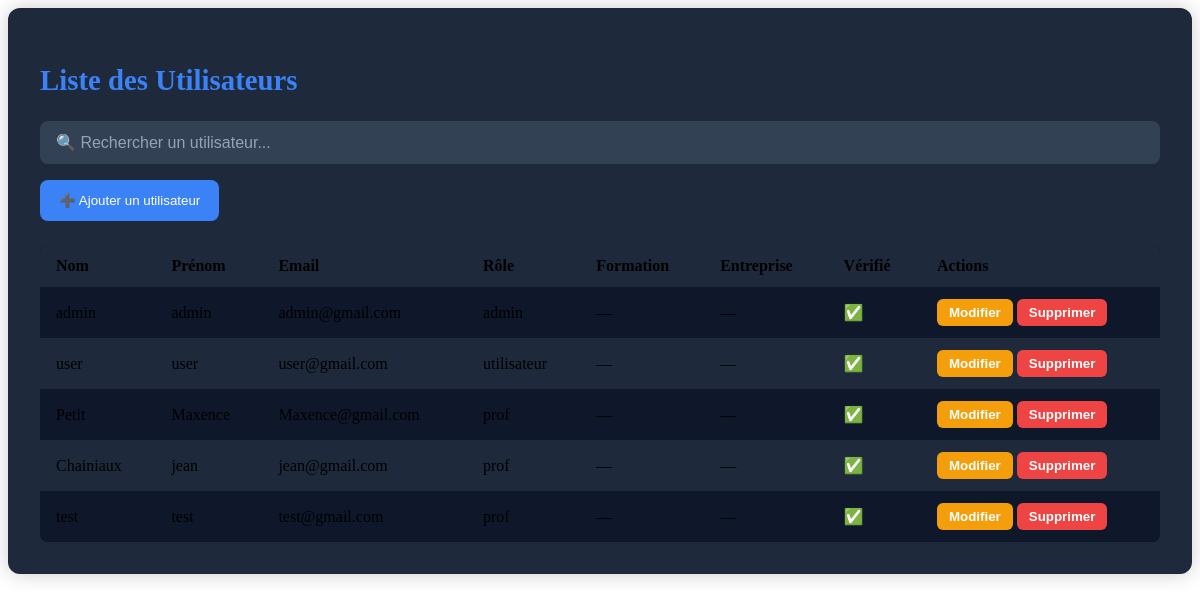
The app's page /vue/page_admin/Utilisateur.php with its own data.
### tables this page shows
CREATE TABLE IF NOT EXISTS `utilisateur` (
  `id_utilisateur` int NOT NULL AUTO_INCREMENT,
  `nom` varchar(100) NOT NULL,
  `prenom` varchar(100) NOT NULL,
  `email` varchar(150) NOT NULL,
  `mdp` varchar(255) NOT NULL,
  `role` varchar(50) DEFAULT 'utilisateur',
  `specialite` varchar(100) DEFAULT NULL,
  `poste` varchar(100) DEFAULT NULL,
  `annee_promo` year DEFAULT NULL,
  `cv` blob,
  `token` int DEFAULT NULL,
  `date_fin` varchar(11) NOT NULL,
  `motif_partenariat` text,
  `est_verifie` tinyint(1) DEFAULT '0',
  `ref_entreprise` int DEFAULT NULL,
  `ref_formation` int DEFAULT NULL,
  PRIMARY KEY (`id_utilisateur`),
  KEY `ref_entreprise` (`ref_entreprise`),
  KEY `ref_formation` (`ref_formation`)
);

### src/repository/UtilisateurRepository.php (called while the page is built, shortened)
<?php
class UtilisateurRepository
{
    private $bdd;
    public function __construct()
    {
        $this->bdd = new BDD();
    }
    public function listeUtilisateur()
    {
        $sql = 'SELECT * FROM utilisateur';
        $req = $this->bdd->getBdd()->prepare($sql);
        $req->execute();
        return $req->fetchAll(PDO::FETCH_ASSOC);
    }
}

### src/bdd/BDD.php (called while the page is built)
<?php
class BDD
{
    private $bdd;
    public function __construct()
    {
            $this->bdd = new PDO('mysql:host=localhost;dbname=projetlprs;charset=utf8', 'root', '');
    }
    public function getBDD()
    {
        return $this->bdd;
    }
}

### vue/page_admin/Utilisateur.php (the view, shortened to what this page needs)
<?php
require_once __DIR__ . '/../../src/repository/UtilisateurRepository.php';
require_once __DIR__ . '/../../src/bdd/BDD.php';
$repo = new UtilisateurRepository();
$listeUtilisateurs = $repo->listeUtilisateur();
?>
<div class="admin-container">
    <h2>Liste des Utilisateurs</h2>
    <input type="text" id="search" class="search-bar" placeholder="🔍 Rechercher un utilisateur..." onkeyup="filter()">
    <button class="btn-ajout" onclick="window.location.href='page_admin/crud/AjoutUtilisateur.php'">
        ➕ Ajouter un utilisateur
    </button>
    <table>
        <thead>
        <tr>
            <th>Nom</th>
            <th>Prénom</th>
            <th>Email</th>
            <th>Rôle</th>
            <th>Formation</th>
            <th>Entreprise</th>
            <th>Vérifié</th>
            <th>Actions</th>
        </tr>
        </thead>
        <tbody>
        <?php if (!empty($listeUtilisateurs)) : ?>
            <?php foreach ($listeUtilisateurs as $user): ?>
                <tr>
                    <td><?= htmlspecialchars($user['nom']) ?></td>
                    <td><?= htmlspecialchars($user['prenom']) ?></td>
                    <td><?= htmlspecialchars($user['email']) ?></td>
                    <td><?= htmlspecialchars($user['role'] ?? '—') ?></td>
                    <td><?= htmlspecialchars($user['ref_formation'] ?? '—') ?></td>
                    <td><?= htmlspecialchars($user['ref_entreprise'] ?? '—') ?></td>
                    <td><?= ($user['est_verifie'] ?? 0) ? '✅' : '❌' ?></td>
                    <td><?php if (!($user['est_verifie'] ?? 0)) : ?>
                        <button class="btn-action btn-valider" onclick="window.location.href='../src/traitement/Utilisateur/TraitementValiderUtilisateur.php?id=<?= $user['id_utilisateur'] ?>'">Vérifier</button><?php endif; ?>
                        <button class="btn-action btn-modifier" onclick="window.location.href='../vue/page_admin/crud/ModifUtilisateur.php?id=<?= $user['id_utilisateur'] ?>'">Modifier</button>
                        <button class="btn-action btn-supprimer" onclick="if(confirm('Supprimer cet utilisateur ?')) window.location.href='../src/traitement/Utilisateur/TraitementSuppresionUtilisateur.php?id=<?= $user['id_utilisateur'] ?>'">Supprimer</button>
                    </td>
                </tr>
            <?php endforeach; ?>
        <?php else: ?>
            <tr><td colspan="8" style="text-align:center; opacity:0.7;">Aucun utilisateur trouvé 😔</td></tr>
        <?php endif; ?>
        </tbody>
    </table>
</div>

### vue/page_admin/Utilisateur.php (style rules this page uses)
.admin-container { background: #1e293b; color: #f1f5f9; padding: 2rem; border-radius: 12px; box-shadow: 0 0 20px rgba(0,0,0,0.2); max-width: 1200px; margin: 0 auto; }
.admin-container h2 { color: #3b82f6; font-size: 1.8rem; margin-bottom: 1.5rem; }
.search-bar { width: 100%; padding: 0.8rem 1rem; margin-bottom: 1rem; border: none; border-radius: 8px; background: #334155; color: white; font-size: 1rem; }
.search-bar::placeholder { color: #94a3b8; }
.btn-ajout { background: #3b82f6; border: none; color: white; padding: 0.8rem 1.2rem; border-radius: 8px; cursor: pointer; margin-bottom: 1.5rem; transition: 0.2s; }
table { width: 100%; border-collapse: collapse; background: #0f172a; border-radius: 8px; overflow: hidden; }
th, td { text-align: left; padding: 12px 16px; }
thead { background: #1e293b; }
tbody tr:nth-child(odd) { background: #0f172a; }
tbody tr:nth-child(even) { background: #1e293b; }
.btn-action { border: none; padding: 6px 12px; border-radius: 6px; cursor: pointer; font-weight: bold; color: white; transition: 0.2s; }
.btn-modifier { background: #f59e0b; }
.btn-supprimer { background: #ef4444; }

### records on screen
utilisateur: nom "admin", prenom "admin", email "admin@gmail.com", role "admin", ref_formation "—", ref_entreprise "—"
utilisateur: nom "user", prenom "user", email "user@gmail.com", role "utilisateur", ref_formation "—", ref_entreprise "—"
utilisateur: nom "Petit", prenom "Maxence", email "Maxence@gmail.com", role "prof", ref_formation "—", ref_entreprise "—"
utilisateur: nom "Chainiaux", prenom "jean", email "jean@gmail.com", role "prof", ref_formation "—", ref_entreprise "—"
utilisateur: nom "test", prenom "test", email "test@gmail.com", role "prof", ref_formation "—", ref_entreprise "—"
